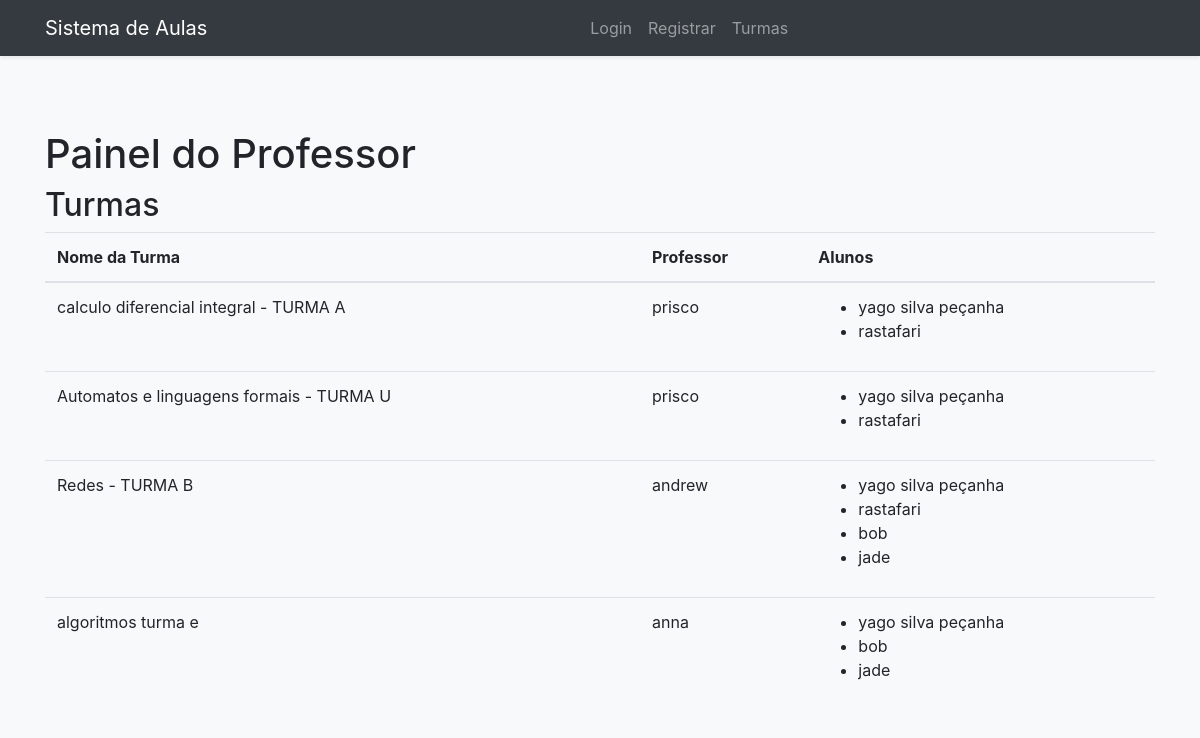
Screenshot of /professor_dashboard with the database file from the repository.
### models.py (models this page shows)
class Turma(db.Model):
    id = db.Column(db.Integer, primary_key=True)
    name = db.Column(db.String(80), nullable=False)
    professor_id = db.Column(db.Integer, db.ForeignKey('professor.id'), nullable=False)
    professor = db.relationship('Professor', backref=db.backref('turmas', lazy=True))
    alunos = db.relationship('Aluno', secondary='turma_aluno', backref=db.backref('turmas', lazy=True))

class Professor(db.Model):
    id = db.Column(db.Integer, primary_key=True)
    username = db.Column(db.String(80), unique=True, nullable=False)
    password = db.Column(db.String(120), nullable=False)

class Aluno(db.Model):
    id = db.Column(db.Integer, primary_key=True)
    username = db.Column(db.String(80), unique=True, nullable=False)
    password = db.Column(db.String(120), nullable=False)

### app.py (the view)
@app.route('/professor_dashboard')
def professor_dashboard():
    turmas = Turma.query.all()
    return render_template('professor_dashboard.html', turmas=turmas)

### templates/professor_dashboard.html (shortened to what this page needs)
<!DOCTYPE html>
<html lang="pt-br">
<head>
    <link rel="stylesheet" href="{{ url_for('static', filename='css/bootstrap.min.css') }}">
</head>
<body>
    <nav class="navbar navbar-expand-lg navbar-dark bg-dark fixed-top shadow-sm">
        <div class="container">
            <a class="navbar-brand" href="{{ url_for('dashboard') }}">
                 Sistema de Aulas
            </a>
            <div class="collapse navbar-collapse" id="navbarNav">
                <ul class="navbar-nav mx-auto">
                    <li class="nav-item">
                        <a class="nav-link" href="{{ url_for('login') }}">
                             Login
                        </a>
                    </li>
                    <li class="nav-item">
                        <a class="nav-link" href="{{ url_for('register') }}">
                             Registrar
                        </a>
                    </li>
                    <li class="nav-item">
                        <a class="nav-link" href="{{ url_for('professor_dashboard') }}">
                             Turmas
                        </a>
                    </li>
                </ul>
            </div>
        </div>
    </nav>
    <div class="container">
        <h1>Painel do Professor</h1>
        <h2>Turmas</h2>
        <table class="table">
            <thead>
                <tr>
                    <th>Nome da Turma</th>
                    <th>Professor</th>
                    <th>Alunos</th>
                </tr>
            </thead>
            <tbody>
                {% for turma in turmas %}
                <tr>
                    <td>{{ turma.name }}</td>
                    <td>{{ turma.professor.username }}</td>
                    <td>
                        <ul>
                            {% for aluno in turma.alunos %}
                            <li>{{ aluno.username }}</li>
                            {% endfor %}
                        </ul>
                    </td>
                </tr>
                {% endfor %}
            </tbody>
        </table>
    </div>
</body>
</html>

### templates/professor_dashboard.html (style rules this page uses)
body { display: flex; flex-direction: column; justify-content: center; align-items: center; height: 100vh; background-color: #f8f9fa; padding-top: 56px; }
.navbar-nav { margin: 0 auto; }

### rows the page displays
Turma: name "calculo diferencial integral - TURMA A", professor.username "prisco"
Aluno: username "yago silva peçanha"
Aluno: username "rastafari"
Turma: name "Automatos e linguagens formais - TURMA U", professor.username "prisco"
Turma: name "Redes - TURMA B", professor.username "andrew"
Aluno: username "bob"
Aluno: username "jade"
Turma: name "algoritmos turma e", professor.username "anna"
